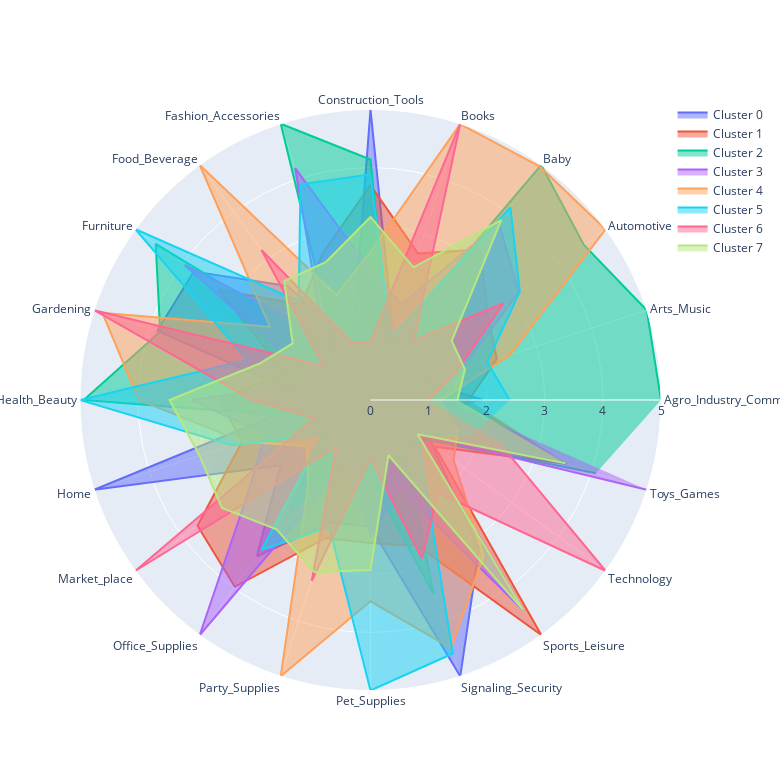

The code cell stored with this chart in its notebook:
### Code cell
# Créer une figure en radar pour chaque cluster
fig = go.Figure()

for cluster, row in df_mms_cat.iterrows():
    values = row.values.tolist()
    

    

    fig.add_trace(go.Scatterpolar(
        r=values,
        theta=prod_col,
        fill='toself',
        name=f'Cluster {cluster}'
    ))

# Mettre en forme la figurenum_cols,
fig.update_layout(
    polar=dict(
        radialaxis=dict(
            visible=True,
            range=[0, 5]
        ),
    ),
    showlegend=True,
    width=780,
    height=780

)

# Afficher la figure
fig.show()
figsize = (60,60)

### Figure 1 — Plotly figure (JSON) as saved in the notebook; plotly's stock layout.template omitted (floating-point values rounded to 4 significant figures)
{"data": [{"fill": "toself", "name": "Cluster 0", "r": [1.935, 1, 1, 1, 1.254, 5, 1, 2.427, 3.761, 3.857, 1, 5, 1.914, 3.324, 2.213, 2.185, 5, 3.175, 1.312, 1], "theta": ["Agro_Industry_Commerce", "Arts_Music", "Automotive", "Baby", "Books", "Construction_Tools", "Fashion_Accessories", "Food_Beverage", "Furniture", "Gardening", "Health_Beauty", "Home", "Market_place", "Office_Supplies", "Party_Supplies", "Pet_Supplies", "Signaling_Security", "Sports_Leisure", "Technology", "Toys_Games"], "type": "scatterpolar"}, {"fill": "toself", "name": "Cluster 1", "r": [1.693, 2.284, 2.499, 3.206, 2.649, 3.697, 2.658, 2.029, 3.226, 1.556, 2.596, 2.326, 3.68, 3.973, 2.502, 2.463, 2.644, 5.0, 1.371, 3.552], "theta": ["Agro_Industry_Commerce", "Arts_Music", "Automotive", "Baby", "Books", "Construction_Tools", "Fashion_Accessories", "Food_Beverage", "Furniture", "Gardening", "Health_Beauty", "Home", "Market_place", "Office_Supplies", "Party_Supplies", "Pet_Supplies", "Signaling_Security", "Sports_Leisure", "Technology", "Toys_Games"], "type": "scatterpolar"}, {"fill": "toself", "name": "Cluster 2", "r": [5, 5, 4.54, 5, 1, 4.138, 5, 1, 4.57, 3.806, 4.936, 1, 1, 2.344, 1.041, 1.332, 3.511, 1, 1.155, 4.08], "theta": ["Agro_Industry_Commerce", "Arts_Music", "Automotive", "Baby", "Books", "Construction_Tools", "Fashion_Accessories", "Food_Beverage", "Furniture", "Gardening", "Health_Beauty", "Home", "Market_place", "Office_Supplies", "Party_Supplies", "Pet_Supplies", "Signaling_Security", "Sports_Leisure", "Technology", "Toys_Games"], "type": "scatterpolar"}, {"fill": "toself", "name": "Cluster 3", "r": [1.263, 1.622, 3.156, 3.763, 1.737, 2.234, 4.197, 1.381, 3.954, 1, 3.075, 1.907, 2.57, 5, 1, 2.358, 1.596, 4.472, 1.021, 5.0], "theta": ["Agro_Industry_Commerce", "Arts_Music", "Automotive", "Baby", "Books", "Construction_Tools", "Fashion_Accessories", "Food_Beverage", "Furniture", "Gardening", "Health_Beauty", "Home", "Market_place", "Office_Supplies", "Party_Supplies", "Pet_Supplies", "Signaling_Security", "Sports_Leisure", "Technology", "Toys_Games"], "type": "scatterpolar"}, {"fill": "toself", "name": "Cluster 4", "r": [1.217, 2.525, 5, 4.964, 4.994, 2.548, 1.9, 5, 2.142, 4.853, 3.987, 2.315, 1.356, 1.823, 5, 3.465, 4.495, 3.312, 1.769, 1.582], "theta": ["Agro_Industry_Commerce", "Arts_Music", "Automotive", "Baby", "Books", "Construction_Tools", "Fashion_Accessories", "Food_Beverage", "Furniture", "Gardening", "Health_Beauty", "Home", "Market_place", "Office_Supplies", "Party_Supplies", "Pet_Supplies", "Signaling_Security", "Sports_Leisure", "Technology", "Toys_Games"], "type": "scatterpolar"}, {"fill": "toself", "name": "Cluster 5", "r": [2.395, 2.113, 3.177, 4.097, 1.128, 3.883, 3.902, 2.101, 5, 2.231, 5.0, 2.517, 1.002, 3.187, 2.298, 5, 4.588, 1.557, 1, 1.87], "theta": ["Agro_Industry_Commerce", "Arts_Music", "Automotive", "Baby", "Books", "Construction_Tools", "Fashion_Accessories", "Food_Beverage", "Furniture", "Gardening", "Health_Beauty", "Home", "Market_place", "Office_Supplies", "Party_Supplies", "Pet_Supplies", "Signaling_Security", "Sports_Leisure", "Technology", "Toys_Games"], "type": "scatterpolar"}, {"fill": "toself", "name": "Cluster 6", "r": [1, 1.538, 2.834, 1.268, 5, 1, 1.033, 3.191, 1, 5, 2.04, 1.015, 5, 1, 3.272, 1, 2.863, 1.973, 5, 2.313], "theta": ["Agro_Industry_Commerce", "Arts_Music", "Automotive", "Baby", "Books", "Construction_Tools", "Fashion_Accessories", "Food_Beverage", "Furniture", "Gardening", "Health_Beauty", "Home", "Market_place", "Office_Supplies", "Party_Supplies", "Pet_Supplies", "Signaling_Security", "Sports_Leisure", "Technology", "Toys_Games"], "type": "scatterpolar"}, {"fill": "toself", "name": "Cluster 7", "r": [1.496, 1.71, 1.728, 3.829, 2.401, 3.151, 2.494, 2.527, 1.656, 2.016, 3.459, 3.095, 3.161, 2.752, 3.116, 2.926, 1, 4.47, 1.001, 3.53], "theta": ["Agro_Industry_Commerce", "Arts_Music", "Automotive", "Baby", "Books", "Construction_Tools", "Fashion_Accessories", "Food_Beverage", "Furniture", "Gardening", "Health_Beauty", "Home", "Market_place", "Office_Supplies", "Party_Supplies", "Pet_Supplies", "Signaling_Security", "Sports_Leisure", "Technology", "Toys_Games"], "type": "scatterpolar"}], "layout": {"height": 780, "polar": {"radialaxis": {"range": [0, 5], "visible": true}}, "showlegend": true, "width": 780}}
